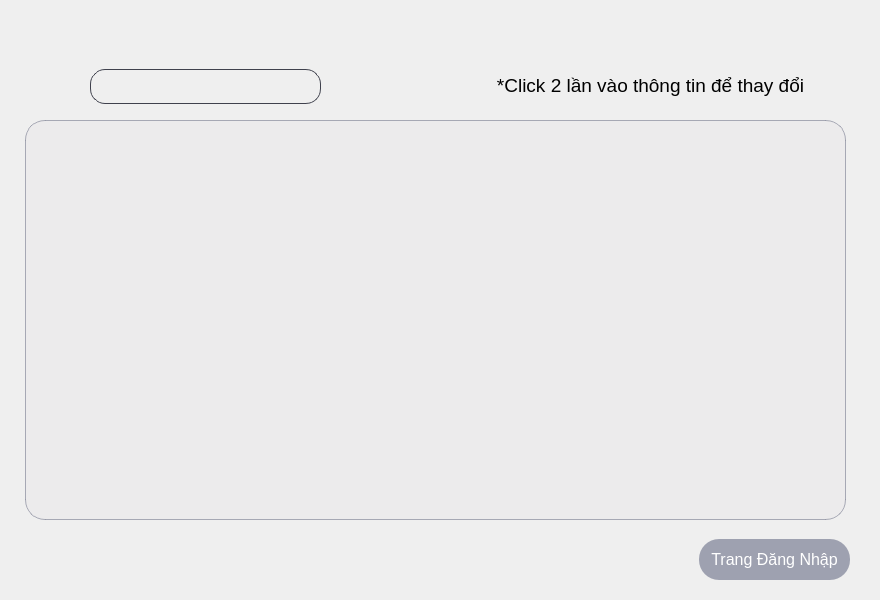
<?xml version="1.0" encoding="UTF-8"?>
<ui version="4.0">
 <class>Administrator</class>
 <widget class="QWidget" name="Administrator">
  <property name="geometry">
   <rect>
    <x>0</x>
    <y>0</y>
    <width>880</width>
    <height>600</height>
   </rect>
  </property>
  <property name="minimumSize">
   <size>
    <width>800</width>
    <height>600</height>
   </size>
  </property>
  <property name="maximumSize">
   <size>
    <width>16777215</width>
    <height>16777215</height>
   </size>
  </property>
  <property name="windowTitle">
   <string>Form</string>
  </property>
  <property name="layoutDirection">
   <enum>Qt::LeftToRight</enum>
  </property>
  <property name="styleSheet">
   <string notr="true">background-image: none;</string>
  </property>
  <widget class="QTableView" name="usersView">
   <property name="geometry">
    <rect>
     <x>25</x>
     <y>120</y>
     <width>821</width>
     <height>400</height>
    </rect>
   </property>
   <property name="font">
    <font>
     <pointsize>12</pointsize>
    </font>
   </property>
   <property name="cursor" stdset="0">
    <cursorShape>PointingHandCursor</cursorShape>
   </property>
   <property name="styleSheet">
    <string notr="true">QTableView {
border: 1px solid rgba(118, 122, 142, 153);
background: rgba(224, 222, 225, 51);
selection-background-color: rgba(136, 132, 159, 204);
border-radius: 20px;
text-align: center;
}
QHeaderView::section{
height: 30px;
color: rgb(239, 238, 241);
background: rgb(108, 104, 124);
}
QHeaderView::section:first
{
border-top-left-radius: 20px;
}
QHeaderView::section:last
{
border-top-right-radius: 20px;
}
QHeaderView{
background-color: transparent;
}

QHeaderView::section:selected
{
background-color: rgb(108, 104, 124);
}
</string>
   </property>
   <attribute name="horizontalHeaderHighlightSections">
    <bool>false</bool>
   </attribute>
   <attribute name="verticalHeaderVisible">
    <bool>false</bool>
   </attribute>
   <attribute name="verticalHeaderHighlightSections">
    <bool>false</bool>
   </attribute>
  </widget>
  <widget class="QPushButton" name="BackBtn">
   <property name="geometry">
    <rect>
     <x>699</x>
     <y>539</y>
     <width>151</width>
     <height>41</height>
    </rect>
   </property>
   <property name="minimumSize">
    <size>
     <width>0</width>
     <height>0</height>
    </size>
   </property>
   <property name="maximumSize">
    <size>
     <width>16777215</width>
     <height>16777215</height>
    </size>
   </property>
   <property name="font">
    <font>
     <pointsize>12</pointsize>
    </font>
   </property>
   <property name="cursor">
    <cursorShape>PointingHandCursor</cursorShape>
   </property>
   <property name="styleSheet">
    <string notr="true">QPushButton {
background: rgba(124, 128, 149, 179);
border-radius: 20px;
color: white;
}

QPushButton::hover {
background: rgba(124, 128, 149, 100);
}</string>
   </property>
   <property name="text">
    <string>Trang Đăng Nhập</string>
   </property>
  </widget>
  <widget class="QLineEdit" name="searchLine">
   <property name="geometry">
    <rect>
     <x>90</x>
     <y>69</y>
     <width>231</width>
     <height>35</height>
    </rect>
   </property>
   <property name="font">
    <font>
     <pointsize>13</pointsize>
    </font>
   </property>
   <property name="cursor">
    <cursorShape>PointingHandCursor</cursorShape>
   </property>
   <property name="styleSheet">
    <string notr="true">QLineEdit {
background: rgba(116, 120, 140, 0);
border: 1px solid rgb(63, 65, 77);
border-radius: 15px;

}</string>
   </property>
   <property name="alignment">
    <set>Qt::AlignCenter</set>
   </property>
  </widget>
  <widget class="QLabel" name="label">
   <property name="geometry">
    <rect>
     <x>40</x>
     <y>70</y>
     <width>35</width>
     <height>35</height>
    </rect>
   </property>
   <property name="text">
    <string/>
   </property>
   <property name="pixmap">
    <pixmap resource="res.qrc">:/images/images/search.png</pixmap>
   </property>
   <property name="scaledContents">
    <bool>true</bool>
   </property>
  </widget>
  <widget class="QLabel" name="label_2">
   <property name="geometry">
    <rect>
     <x>450</x>
     <y>70</y>
     <width>401</width>
     <height>30</height>
    </rect>
   </property>
   <property name="font">
    <font>
     <pointsize>14</pointsize>
    </font>
   </property>
   <property name="text">
    <string>*Click 2 lần vào thông tin để thay đổi</string>
   </property>
   <property name="alignment">
    <set>Qt::AlignCenter</set>
   </property>
  </widget>
  <zorder>BackBtn</zorder>
  <zorder>searchLine</zorder>
  <zorder>label</zorder>
  <zorder>label_2</zorder>
  <zorder>usersView</zorder>
 </widget>
 <resources>
  <include location="res.qrc"/>
 </resources>
 <connections/>
</ui>
